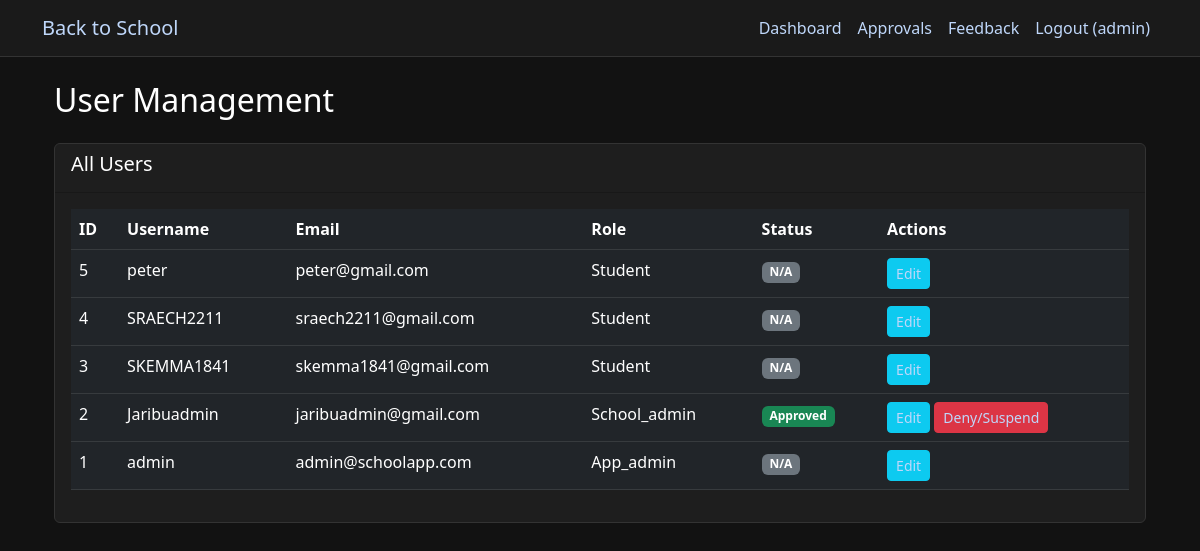
The app's page /admin/users (signed in) with its own data.
### app.py (models this page shows, shortened)
class User(db.Model):
    id = db.Column(db.Integer, primary_key=True)
    username = db.Column(db.String(80), unique=True, nullable=False)
    email = db.Column(db.String(120), unique=True, nullable=False)
    password_hash = db.Column(db.String(128))
    role = db.Column(db.String(20))  # app_admin, parent, student, school_admin, retailer, donor
    is_approved = db.Column(db.Boolean, default=False)
    created_at = db.Column(db.DateTime, default=datetime.utcnow)
    reset_token = db.Column(db.String(100), unique=True)
    reset_token_expiration = db.Column(db.DateTime)
    school_id = db.Column(db.Integer, db.ForeignKey('school.id'))
    school = db.relationship('School', backref='users')
    children = db.relationship(
        'User',
        secondary=parent_student_association,
        primaryjoin=(parent_student_association.c.parent_id == id),
        secondaryjoin=(parent_student_association.c.student_id == id),
        backref=db.backref('parents'),
        lazy='dynamic'
    )

### app.py (the view)
@app.route('/admin/users')
@role_required(['app_admin'])
def admin_users():
    users = User.query.order_by(User.created_at.desc()).all()
    return render_template('admin/users.html', users=users)

### app.py (called while the page is built)
def role_required(roles):
    def decorator(f):
        @wraps(f)
        def decorated_function(*args, **kwargs):
            if 'user_id' not in session:
                flash('Please log in to access this page', 'error')
                return redirect(url_for('login'))
            if session['role'] not in roles:
                flash('You do not have permission to access this page', 'error')
                return redirect(url_for('dashboard'))
            return f(*args, **kwargs)
        return decorated_function
    return decorator

@app.before_request
def load_logged_in_user():
    user_id = session.get('user_id')
    if user_id is None:
        g.user = None
    else:
        g.user = db.session.get(User, user_id)

@app.context_processor
def inject_user():
    return dict(current_user=g.user)

@app.context_processor
def inject_cart_item_count():
    if 'user_id' not in session or session.get('role') not in ['parent', 'student']:
        return {'cart_item_count': 0}
    cart = Cart.query.filter_by(user_id=session['user_id']).first()
    if not cart:
        return {'cart_item_count': 0}
    count = db.session.query(db.func.sum(CartItem.quantity)).filter_by(cart_id=cart.id).scalar() or 0
    return {'cart_item_count': count}

### templates/admin/users.html
{% extends "base.html" %}
{% block content %}
<div class="container">
    <h2 class="mb-4">User Management</h2>
    <div class="card mb-4">
        <div class="card-header">
            <h5>All Users</h5>
        </div>
        <div class="card-body">
            <div class="table-responsive">
                <table class="table table-dark">
                    <thead>
                        <tr>
                            <th>ID</th>
                            <th>Username</th>
                            <th>Email</th>
                            <th>Role</th>
                            <th>Status</th>
                            <th>Actions</th>
                        </tr>
                    </thead>
                    <tbody>
                        {% for user in users %}
                        <tr>
                            <td>{{ user.id }}</td>
                            <td>{{ user.username }}</td>
                            <td>{{ user.email }}</td>
                            <td>{{ user.role|capitalize }}</td>
                            <td>
                                {% if user.role in ['retailer', 'school_admin'] %}
                                    <span class="badge bg-{{ 'success' if user.is_approved else 'warning' }}">
                                        {{ 'Approved' if user.is_approved else 'Pending' }}
                                    </span>
                                {% else %}
                                    <span class="badge bg-secondary">N/A</span>
                                {% endif %}
                            </td>
                            <td>
                                <a href="{{ url_for('admin_edit_user', user_id=user.id) }}" class="btn btn-sm btn-info">Edit</a>
                                {% if user.role in ['retailer', 'school_admin'] %}
                                    <a href="{{ url_for('set_user_status', user_id=user.id, status='approve' if not user.is_approved else 'deny') }}"
                                       class="btn btn-sm {{ 'btn-success' if not user.is_approved else 'btn-danger' }}">
                                       {{ 'Approve' if not user.is_approved else 'Deny/Suspend' }}
                                    </a>
                                {% endif %}
                            </td>
                        </tr>
                        {% endfor %}
                    </tbody>
                </table>
            </div>
        </div>
    </div>
</div>
{% endblock %}

### templates/base.html (shortened to what this page needs)
<!DOCTYPE html>
<html lang="en">
<head>
    <link href="https://cdn.jsdelivr.net/npm/bootstrap@5.3.0/dist/css/bootstrap.min.css" rel="stylesheet">
</head>
<body>
<nav class="navbar navbar-expand-lg navbar-dark">
    <div class="container">
        <a class="navbar-brand" href="{{ url_for('home') }}">Back to School</a>
        <div class="collapse navbar-collapse" id="navbarNav">
            <ul class="navbar-nav ms-auto">
                {% if 'user_id' in session %}
                    <li class="nav-item">
                        <a class="nav-link" href="{{ url_for('dashboard') }}">Dashboard</a>
                    </li>
                    {% if session['role'] == 'app_admin' %}
                        <li class="nav-item">
                            <a class="nav-link" href="{{ url_for('approvals') }}">Approvals</a>
                        </li>
                        <li class="nav-item"><a class="nav-link" href="{{ url_for('admin_complaints') }}">Feedback</a></li>
                    {% endif %}
                    <li class="nav-item">
                        {% if current_user %}
                        <a class="nav-link" href="{{ url_for('logout') }}">Logout ({{ current_user.username }})</a>
                        {% else %}
                        <a class="nav-link" href="{{ url_for('logout') }}">Logout</a>
                        {% endif %}
                    </li>
                {% endif %}
            </ul>
        </div>
    </div>
</nav>
    <div class="container mt-4">
        {% block content %}{% endblock %}
    </div>
</body>
</html>

### templates/base.html (style rules this page uses)
body { background-color: #121212; color: #ffffff; }
h1, h2, h3, h4, h5, h6, span, p { color: #ffffff !important; }
a { color:rgb(191, 215, 250) !important; }
.navbar { background-color: #1a1a1a !important; border-bottom: 1px solid #333; }
.card { background-color: #1e1e1e; border: 1px solid #333; }
.table { color: #ffffff; }
.table-dark { background-color: #1e1e1e; }

### records on screen
User: username "admin", id "1", email "admin@schoolapp.com", role "App_admin", shows "N/A"
User: id "5", username "peter", email "peter@gmail.com", role "Student", shows "N/A"
User: id "4", username "SRAECH2211", email "sraech2211@gmail.com", role "Student", shows "N/A"
User: id "3", username "SKEMMA1841", email "skemma1841@gmail.com", role "Student", shows "N/A"
User: id "2", username "Jaribuadmin", email "jaribuadmin@gmail.com", role "School_admin", is_approved "Approved", is_approved "Deny/Suspend"
